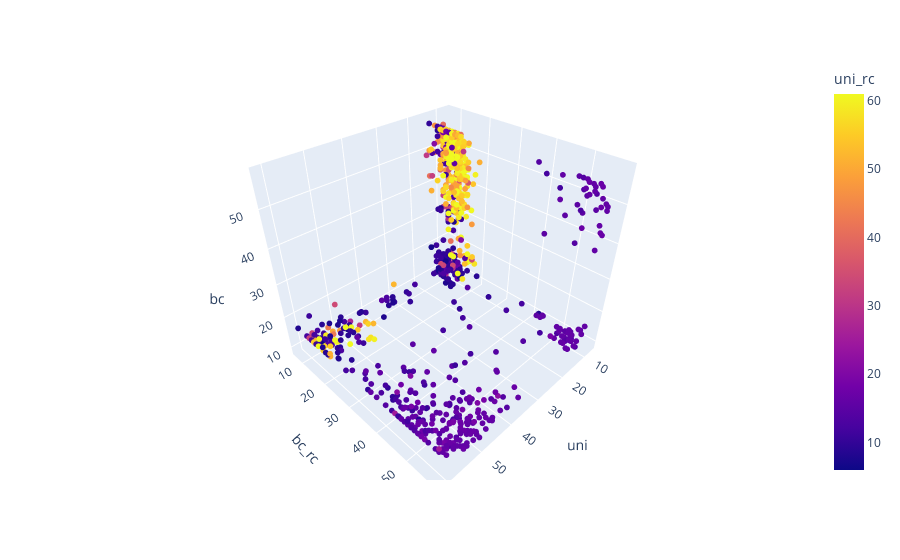

Write notebook code for a chart like this one.
### Code cell
fig = px.scatter_3d(
    df_scores.sample(n=1000),
    x='uni', y='bc_rc', z='bc', color='uni_rc')
fig.update_traces(marker_size=2)
fig.show()

### Figure 1 — Plotly figure (JSON) as saved in the notebook; plotly's stock layout.template omitted (floating-point values rounded to 4 significant figures; data arrays with more than 128 entries replaced by an {"elided": "..."} marker saying what was removed)
{"data": [{"hovertemplate": "uni=%{x}<br>bc_rc=%{y}<br>bc=%{z}<br>uni_rc=%{marker.color}<extra></extra>", "legendgroup": "", "marker": {"color": {"elided": "1000 int values"}, "coloraxis": "coloraxis", "size": 2, "symbol": "circle"}, "mode": "markers", "name": "", "scene": "scene", "showlegend": false, "type": "scatter3d", "x": {"elided": "1000 int values"}, "y": {"elided": "1000 int values"}, "z": {"elided": "1000 int values"}}], "layout": {"coloraxis": {"colorbar": {"title": {"text": "uni_rc"}}, "colorscale": [[0, "#0d0887"], [0.1111, "#46039f"], [0.2222, "#7201a8"], [0.3333, "#9c179e"], [0.4444, "#bd3786"], [0.5556, "#d8576b"], [0.6667, "#ed7953"], [0.7778, "#fb9f3a"], [0.8889, "#fdca26"], [1, "#f0f921"]]}, "legend": {"tracegroupgap": 0}, "margin": {"t": 60}, "scene": {"domain": {"x": [0, 1], "y": [0, 1]}, "xaxis": {"title": {"text": "uni"}}, "yaxis": {"title": {"text": "bc_rc"}}, "zaxis": {"title": {"text": "bc"}}}}}
